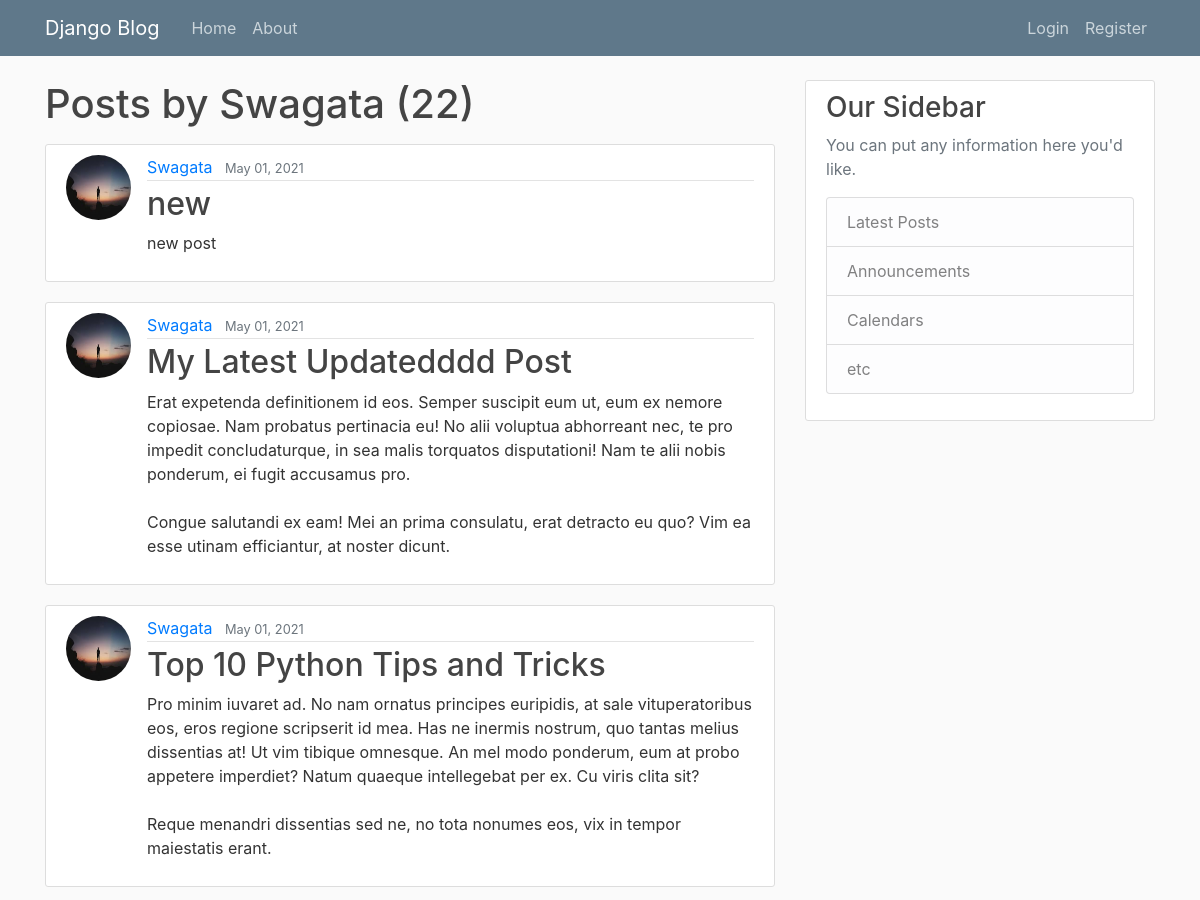
The page /user/Swagata/ (upper part) on the database as committed earlier.
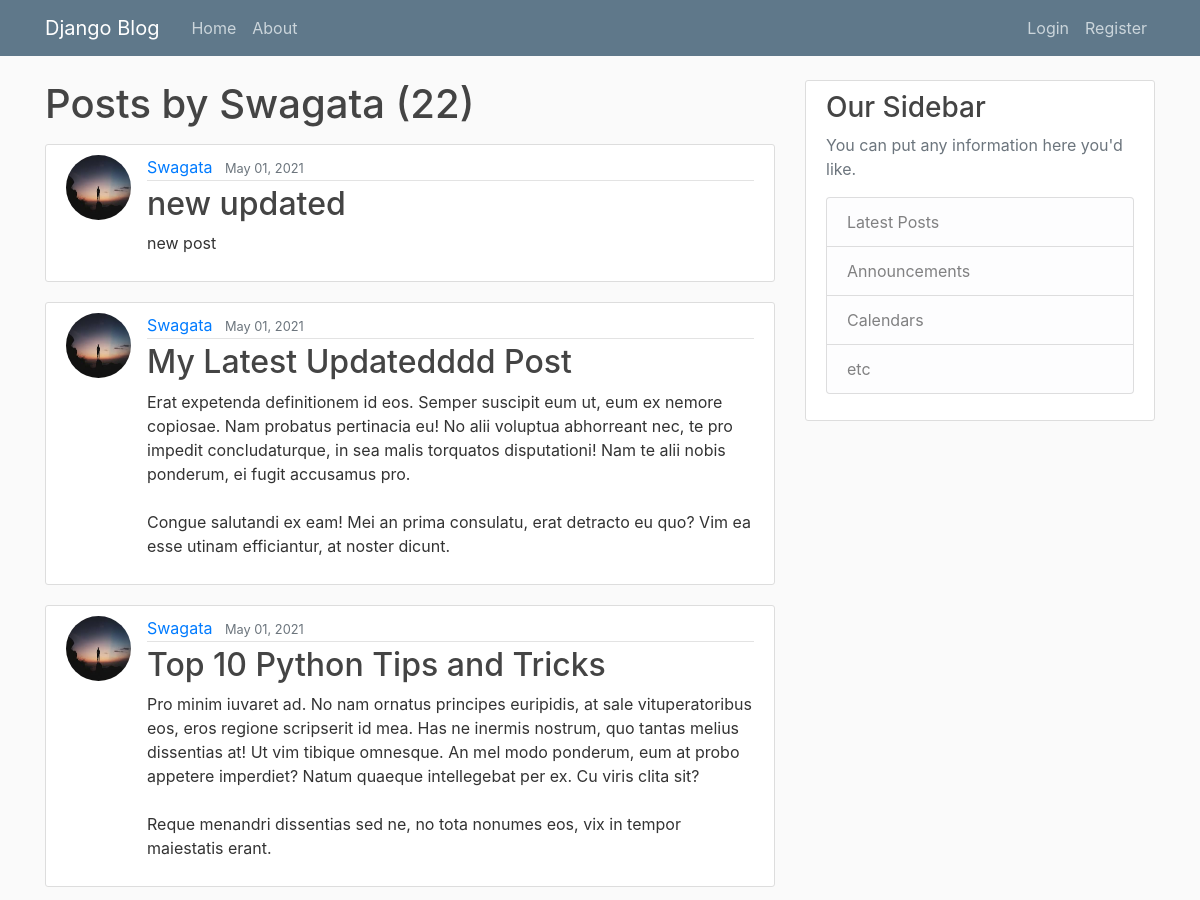
The same page on the database as committed later.
### blog/models.py (models this page shows, shortened)
class Post(models.Model):
    title= models.CharField(max_length=100)
    context= models.TextField()
    date_posted= models.DateTimeField(default= timezone.now)
    author= models.ForeignKey(User,on_delete=models.CASCADE)

### Users/models.py (models this page shows, shortened)
class Profile(models.Model):
    user = models.OneToOneField(User,on_delete=models.CASCADE)
    image = models.ImageField(default='default.jpg',upload_to = 'profile_pics')

### blog/views.py (the view)
# urls.py: path('user/<str:username>/',UserPostListView.as_view(),name='user-posts'),
class UserPostListView(ListView):
    model=Post
    template_name='blog/user_posts.html'
    context_object_name='posts'
    ordering=['-date_posted']
    paginate_by=5
    def get_queryset(self):
        user= get_object_or_404(User, username= self.kwargs.get('username'))
        return Post.objects.filter(author=user).order_by('-date_posted')

### blog/templates/blog/user_posts.html (shortened to what this page needs)
{%extends "blog/base.html"%}
{%block content%}
	<h1 class="mb-3">Posts by {{ view.kwargs.username }} ({{ page_obj.paginator.count }})</h1>
	{% for post in posts %}
		<article class="media content-section">
		  <img class="rounded-circle article-img" src="{{post.author.profile.image.url}}">
		  <div class="media-body">
			<div class="article-metadata">
			  <a class="mr-2" href="{% url 'user-posts' post.author.username %}">{{ post.author }}</a>
			  <small class="text-muted">{{ post.date_posted|date:"F d, Y" }}</small>
			</div>
			<h2><a class="article-title" href="{% url 'post-detail' post.id %}">{{ post.title }}</a></h2>
			<p class="article-content">{{ post.context }}</p>
		  </div>
		</article>
	{% endfor %}
{%endblock content%}

Rows that differ between the two databases and show on the page:
changed Post "new post": title "new" → "new updated"
